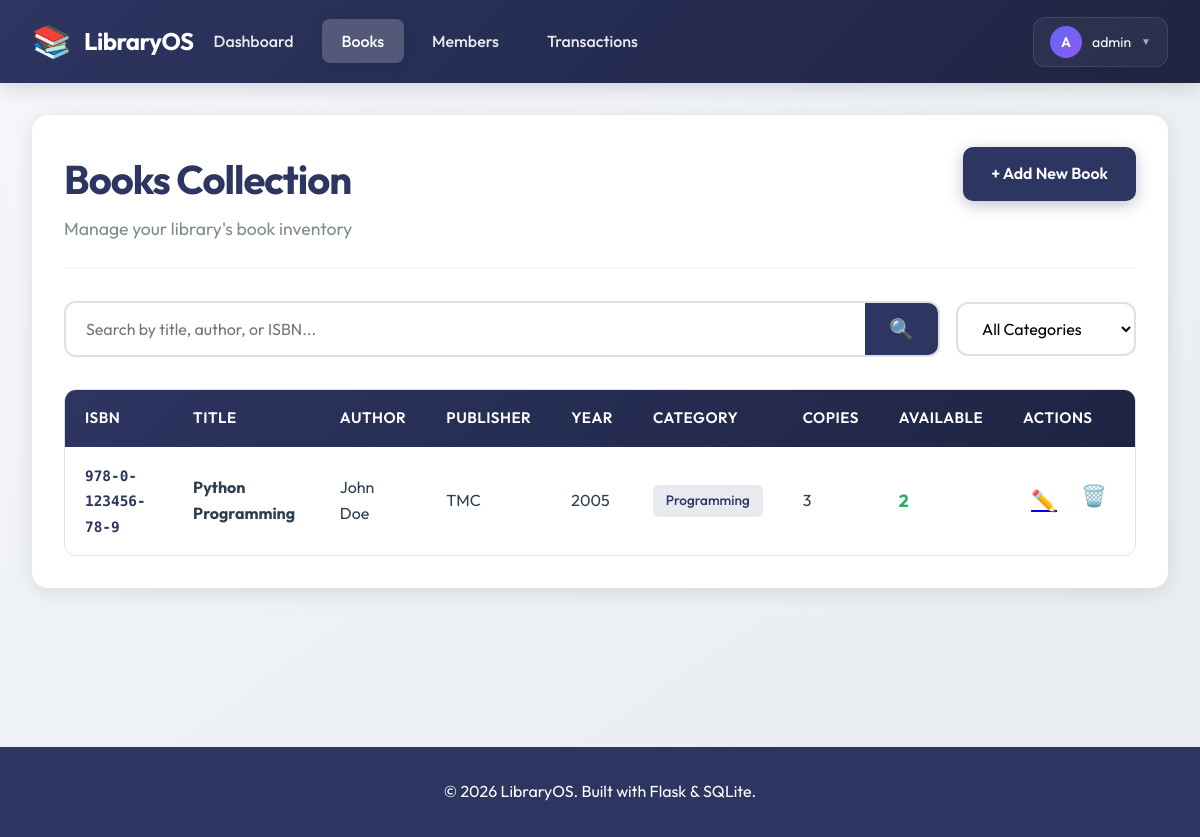
/books (signed in), run on the app's committed database.
### tables this page shows
CREATE TABLE books (
                id INTEGER PRIMARY KEY AUTOINCREMENT,
                title TEXT NOT NULL,
                author TEXT NOT NULL,
                isbn TEXT UNIQUE NOT NULL,
                publisher TEXT,
                publication_year INTEGER,
                category TEXT,
                total_copies INTEGER DEFAULT 1,
                available_copies INTEGER DEFAULT 1,
                created_at TIMESTAMP DEFAULT CURRENT_TIMESTAMP
            );

### app.py (the view)
@app.route('/books')
@login_required
def books():
    search = request.args.get('search', '')
    category = request.args.get('category', '')
    with get_db() as conn:
        cursor = conn.cursor()
        query = 'SELECT * FROM books WHERE 1=1'
        params = []
        if search:
            query += ' AND (title LIKE ? OR author LIKE ? OR isbn LIKE ?)'
            params.extend([f'%{search}%', f'%{search}%', f'%{search}%'])
        if category:
            query += ' AND category = ?'
            params.append(category)
        query += ' ORDER BY title'
        books = cursor.execute(query, params).fetchall()
        categories = cursor.execute('SELECT DISTINCT category FROM books WHERE category IS NOT NULL').fetchall()
    return render_template('books.html', books=books, categories=categories, search=search, selected_category=category)

### app.py (called while the page is built)
@app.before_request
def before_request():
    g.start_time = time.time()
    logger.info(f"Request: {request.method} {request.path} - IP: {request.remote_addr}")
    if request.args:
        logger.debug(f"Query params: {dict(request.args)}")

@app.after_request
def after_request(response):
    duration = time.time() - g.get('start_time', time.time())
    logger.info(
        f"Response: {request.method} {request.path} - "
        f"Status: {response.status_code} - Duration: {duration:.3f}s"
    )
    return response

@contextmanager
def get_db():
    logger.debug(f"Opening database connection to {DATABASE}")
    conn = sqlite3.connect(DATABASE)
    conn.row_factory = sqlite3.Row
    try:
        yield conn
    except sqlite3.Error as e:
        logger.error(f"Database error: {str(e)}")
        raise
    finally:
        conn.close()
        logger.debug("Database connection closed")

def login_required(f):
    @wraps(f)
    def decorated_function(*args, **kwargs):
        if 'user_id' not in session:
            flash('Please log in to access this page.', 'error')
            return redirect(url_for('login'))
        return f(*args, **kwargs)
    return decorated_function

### templates/books.html (shortened to what this page needs)
{% extends "base.html" %}
{% block content %}
<div class="page">
    <div class="page-header">
        <div>
            <h1 class="page-title">Books Collection</h1>
            <p class="page-subtitle">Manage your library's book inventory</p>
        </div>
        <a href="{{ url_for('add_book') }}" class="btn btn-primary">+ Add New Book</a>
    </div>
    <div class="filters-section">
        <form method="get" class="filter-form">
            <div class="search-box">
                <input type="text" name="search" placeholder="Search by title, author, or ISBN..."
                       value="{{ search }}" class="search-input">
                <button type="submit" class="search-btn">🔍</button>
            </div>
            <select name="category" class="filter-select" onchange="this.form.submit()">
                <option value="">All Categories</option>
            </select>
        </form>
    </div>
    {% if books %}
    <div class="table-container">
        <table class="data-table">
            <thead>
                <tr>
                    <th>ISBN</th>
                    <th>Title</th>
                    <th>Author</th>
                    <th>Publisher</th>
                    <th>Year</th>
                    <th>Category</th>
                    <th>Copies</th>
                    <th>Available</th>
                    <th>Actions</th>
                </tr>
            </thead>
            <tbody>
                {% for book in books %}
                <tr>
                    <td><span class="mono">{{ book.isbn }}</span></td>
                    <td><strong>{{ book.title }}</strong></td>
                    <td>{{ book.author }}</td>
                    <td>{{ book.publisher or '-' }}</td>
                    <td>{{ book.publication_year or '-' }}</td>
                    <td>
                        {% if book.category %}
                        <span class="category-tag">{{ book.category }}</span>
                        {% else %}
                        -
                        {% endif %}
                    </td>
                    <td>{{ book.total_copies }}</td>
                    <td>
                        <span class="availability {% if book.available_copies > 0 %}available{% else %}unavailable{% endif %}">
                            {{ book.available_copies }}
                        </span>
                    </td>
                    <td>
                        <div class="action-buttons">
                            <a href="{{ url_for('edit_book', book_id=book.id) }}" class="btn-icon" title="Edit">✏️</a>
                            <form method="post" action="{{ url_for('delete_book', book_id=book.id) }}"
                                  style="display: inline;" onsubmit="return confirm('Are you sure you want to delete this book?');">
                                <button type="submit" class="btn-icon" title="Delete">🗑️</button>
                            </form>
                        </div>
                    </td>
                </tr>
                {% endfor %}
            </tbody>
        </table>
    </div>
    {% else %}
    <div class="empty-state">
        <div class="empty-icon">📚</div>
        <p class="empty-text">No books found</p>
        <a href="{{ url_for('add_book') }}" class="btn btn-primary">Add Your First Book</a>
    </div>
    {% endif %}
</div>
{% endblock %}

### static/css/style.css (style rules this page uses)
:root { --primary: #2d3561; --primary-dark: #1e2442; --secondary: #f39c12; --success: #27ae60; --info: #3498db; --warning: #e74c3c; --dark: #1a1a2e; --light: #f8f9fa; --border: #e0e0e0; --shadow: rgba(0, 0, 0, 0.1); --shadow-lg: rgba(0, 0, 0, 0.15); --text: #2c3e50; --text-muted: #7f8c8d; --bg-hover: #f5f6fa; --gradient: linear-gradient(135deg, var(--primary) 0%, var(--primary-dark) 100%); }
* { margin: 0; padding: 0; box-sizing: border-box; }
body { font-family: 'Outfit', -apple-system, BlinkMacSystemFont, 'Segoe UI', sans-serif; background: linear-gradient(to bottom right, #f5f7fa 0%, #e8ecef 100%); color: var(--text); line-height: 1.6; min-height: 100vh; }
.mono { font-family: 'Space Mono', monospace; font-size: 0.9em; color: var(--primary); font-weight: 600; }
.page { background: white; border-radius: 16px; padding: 2rem; box-shadow: 0 4px 20px var(--shadow); }
.page-header { display: flex; justify-content: space-between; align-items: flex-start; margin-bottom: 2rem; padding-bottom: 1.5rem; border-bottom: 2px solid var(--light); }
.page-title { font-size: 2.5rem; font-weight: 700; color: var(--primary); margin-bottom: 0.25rem; letter-spacing: -1px; }
.page-subtitle { color: var(--text-muted); font-size: 1.1rem; }
.filters-section { margin-bottom: 2rem; }
.filter-form { display: flex; gap: 1rem; align-items: center; }
.search-box { flex: 1; display: flex; background: white; border: 2px solid var(--border); border-radius: 12px; overflow: hidden; transition: all 0.3s ease; }
.search-input { flex: 1; padding: 0.875rem 1.25rem; border: none; font-size: 1rem; font-family: inherit; }
.search-btn { background: var(--primary); color: white; border: none; padding: 0.875rem 1.5rem; cursor: pointer; font-size: 1.25rem; transition: all 0.3s ease; }
.filter-select { padding: 0.875rem 1.25rem; border: 2px solid var(--border); border-radius: 12px; font-size: 1rem; font-family: inherit; background: white; cursor: pointer; transition: all 0.3s ease; min-width: 180px; }
.table-container { overflow-x: auto; border-radius: 12px; border: 1px solid var(--border); }
.data-table { width: 100%; border-collapse: collapse; background: white; }
.data-table thead { background: var(--gradient); color: white; }
.data-table th { padding: 1rem 1.25rem; text-align: left; font-weight: 600; font-size: 0.95rem; text-transform: uppercase; letter-spacing: 0.5px; }
.data-table td { padding: 1rem 1.25rem; border-bottom: 1px solid var(--border); }
.data-table tbody tr { transition: all 0.2s ease; }
.data-table tbody tr:last-child td { border-bottom: none; }
.category-tag { display: inline-block; padding: 0.3rem 0.8rem; background: rgba(45, 53, 97, 0.1); color: var(--primary); border-radius: 6px; font-size: 0.85rem; font-weight: 500; }
.availability { font-weight: 700; font-size: 1.1rem; }
.availability.available { color: var(--success); }
.btn { display: inline-block; padding: 0.875rem 1.75rem; border: none; border-radius: 10px; font-size: 1rem; font-weight: 600; text-decoration: none; cursor: pointer; transition: all 0.3s ease; font-family: inherit; }
.btn-primary { background: var(--primary); color: white; box-shadow: 0 4px 15px rgba(45, 53, 97, 0.3); }
.action-buttons { display: flex; gap: 0.5rem; }
.btn-icon { background: none; border: none; font-size: 1.3rem; cursor: pointer; padding: 0.5rem; border-radius: 6px; transition: all 0.2s ease; }

### data on the page
books: isbn "978-0-123456-78-9", title "Python Programming", author "John Doe", publisher "TMC", publication_year "2005", category "Programming", total_copies "3", available_copies "2"

### other printed values
{{ session.get('username', 'U')[0]|upper }} "A"
{{ session.get('username', 'User') }} "admin"
